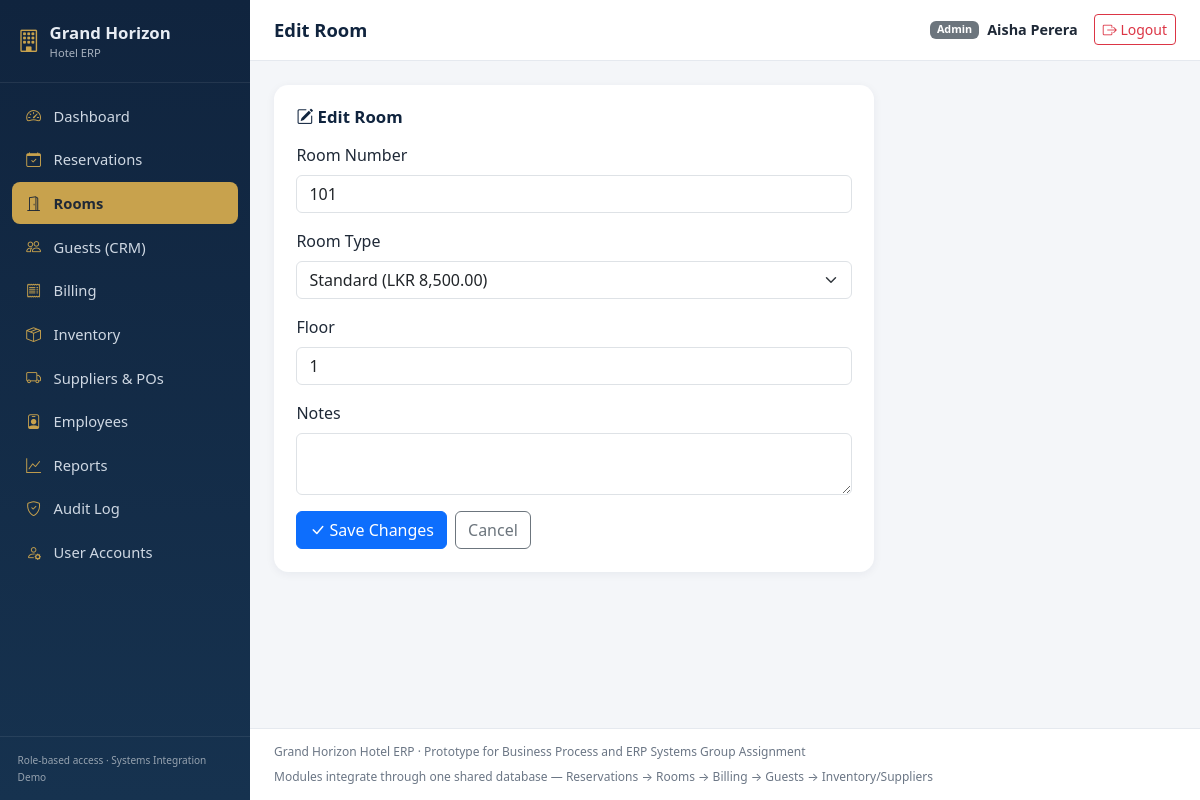
Page /modules/rooms/edit.php?id=1 (signed in) on the committed database.
### tables this page shows
CREATE TABLE Rooms (
    RoomID       INT AUTO_INCREMENT PRIMARY KEY,
    RoomNumber   VARCHAR(10) NOT NULL UNIQUE,
    RoomTypeID   INT NOT NULL,
    Floor        INT NOT NULL DEFAULT 1,
    Status       ENUM('Available','Occupied','Maintenance','Cleaning') NOT NULL DEFAULT 'Available',
    Notes        VARCHAR(255) NULL,
    FOREIGN KEY (RoomTypeID) REFERENCES RoomTypes(RoomTypeID)
);

CREATE TABLE RoomTypes (
    RoomTypeID   INT AUTO_INCREMENT PRIMARY KEY,
    TypeName     VARCHAR(50) NOT NULL,
    BaseRate     DECIMAL(10,2) NOT NULL,
    MaxOccupancy INT NOT NULL DEFAULT 2,
    Description  VARCHAR(255) NULL
);

### includes/functions.php (called while the page is built, shortened)
<?php
function e(?string $value): string
{
    return htmlspecialchars($value ?? '', ENT_QUOTES, 'UTF-8');
}

### modules/rooms/edit.php (the view, shortened to what this page needs)
<?php
require_once __DIR__ . '/../../includes/auth.php';
$id = (int) ($_GET['id'] ?? $_POST['id'] ?? 0);
$stmt = $pdo->prepare('SELECT * FROM Rooms WHERE RoomID = ?');
$stmt->execute([$id]);
$room = $stmt->fetch();
$roomTypes = $pdo->query('SELECT RoomTypeID, TypeName, BaseRate FROM RoomTypes ORDER BY TypeName')->fetchAll();
require __DIR__ . '/../../includes/header.php';
?>
<div class="section-card" style="max-width:600px;">
  <h2><i class="bi bi-pencil-square"></i> Edit Room</h2>
  <form method="post">
    <div class="mb-3">
      <label class="form-label">Room Number</label>
      <input type="text" name="room_number" class="form-control" required value="<?= e($room['RoomNumber']) ?>">
    </div>
    <div class="mb-3">
      <label class="form-label">Room Type</label>
      <select name="room_type_id" class="form-select" required>
        <?php foreach ($roomTypes as $t): ?>
          <option value="<?= (int) $t['RoomTypeID'] ?>" <?= $room['RoomTypeID']==$t['RoomTypeID']?'selected':'' ?>><?= e($t['TypeName']) ?> (<?= formatMoney($t['BaseRate']) ?>)</option>
        <?php endforeach; ?>
      </select>
    </div>
    <div class="mb-3">
      <label class="form-label">Floor</label>
      <input type="number" name="floor" class="form-control" value="<?= (int) $room['Floor'] ?>" min="1">
    </div>
    <div class="mb-3">
      <label class="form-label">Notes</label>
      <textarea name="notes" class="form-control" rows="2"><?= e($room['Notes']) ?></textarea>
    </div>
    <div class="d-flex gap-2">
      <button type="submit" class="btn btn-primary"><i class="bi bi-check-lg"></i> Save Changes</button>
      <a href="list.php" class="btn btn-outline-secondary">Cancel</a>
    </div>
  </form>
</div>
<?php require __DIR__ . '/../../includes/footer.php'; ?>

### assets/css/style.css (style rules this page uses)
:root { --brand-navy: #10243e; --brand-navy-light: #16324f; --brand-gold: #c8a24d; --brand-gold-dark: #a9803a; --bg-app: #f4f6f9; --text-muted: #6b7685; --card-radius: 0.9rem; }
* { box-sizing: border-box; }
body { background: var(--bg-app); font-family: 'Segoe UI', system-ui, -apple-system, sans-serif; color: #1f2937; }
.section-card { background: #fff; border-radius: var(--card-radius); box-shadow: 0 2px 10px rgba(16,36,62,0.06); padding: 1.4rem; margin-bottom: 1.4rem; }
.section-card h2 { font-size: 1.05rem; font-weight: 700; color: var(--brand-navy); margin-bottom: 1rem; }

### rows in the picture
rooms: room_number "101", room_type_id "Standard (LKR 8,500.00)", floor "1"

### other values in the picture
$item['label'] "Dashboard"
$item['label'] "Reservations"
$item['label'] "Rooms"
$item['label'] "Guests (CRM)"
$item['label'] "Billing"
$item['label'] "Inventory"
$item['label'] "Suppliers & POs"
$item['label'] "Employees"
$item['label'] "Reports"
$item['label'] "Audit Log"
$item['label'] "User Accounts"
$pageTitle "Edit Room"
$user['role'] "Admin"
$user['name'] "Aisha Perera"
